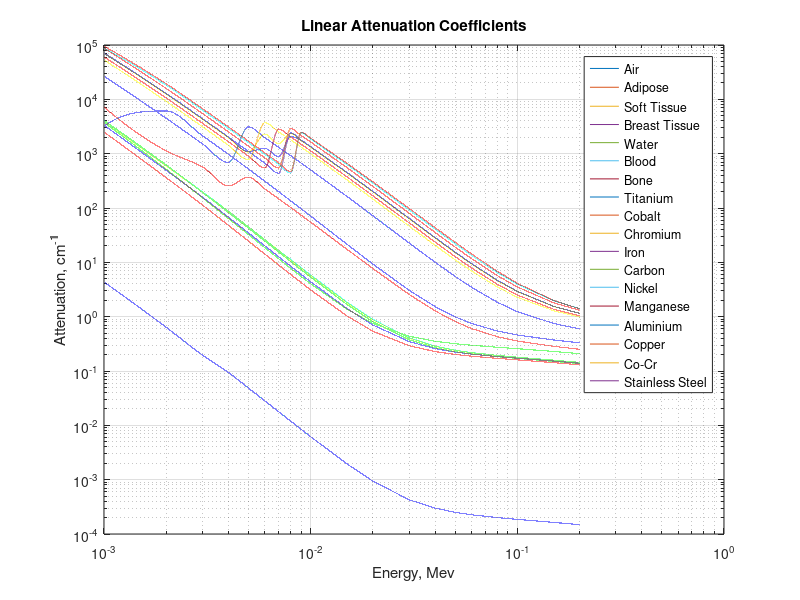

Recreate this plot in MATLAB.
load ct_data;
close all;
figure;
log_mev_range = linspace(min(log(material.mev)/log(10)),max(log(material.mev)/log(10)),100000);
log_coeff_range = interp1(log(material.mev)/log(10),log(material.coeffs)/log(10), log_mev_range, 'cubic');
loglog(10.^log_mev_range, 10.^log_coeff_range)
% figure;
% loglog(material.mev,material.coeffs)
xlabel('Energy, Mev')
ylabel('Attenuation, cm^{-1}')
title('Linear Attenuation Coefficients')
grid on
legend(material.name)